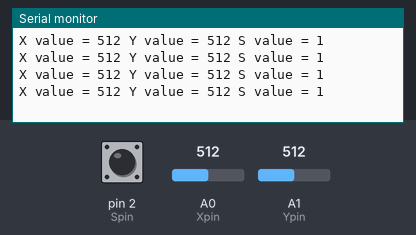
A sketch run on a simulated Arduino Uno, built with avr-gcc and run on an emulated ATmega328P. Parts: the last lines printed to the serial monitor. The inputs (shaded band) are chosen by the test bench; at power-on: A0 (Xpin) = 512, A1 (Ypin) = 512, pin 2 (Spin) HIGH.

Above: at 1.2 s.
1.3 s: A0 (Xpin) set to 716
At 1.94 s:
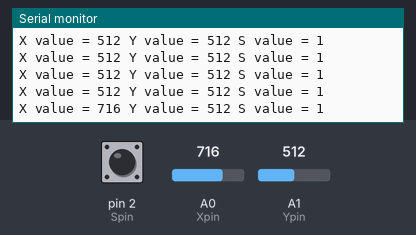
2.8 s: A1 (Ypin) set to 716
At 2.94 s:
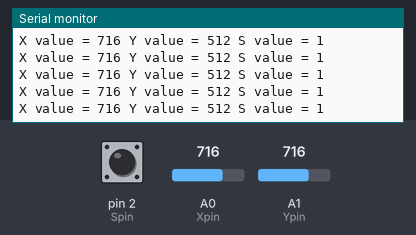
4.3 s: pin 2 (Spin) pulled LOW for 0.3 s
At 4.95 s:
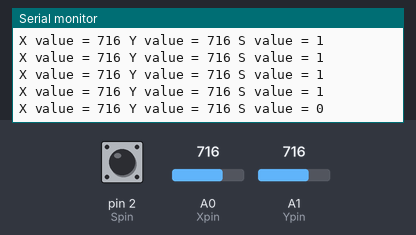
6.1 s: A0 (Xpin) set to 1023
At 6.2 s:
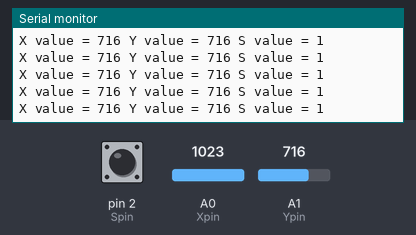
9.1 s: pin 2 (Spin) pulled LOW for 1 s
At 9.71 s:
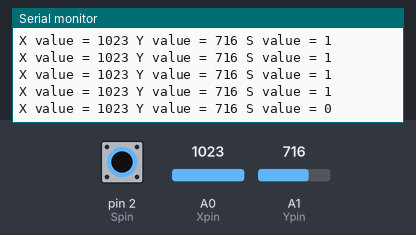
11.6 s: A1 (Ypin) set to 900
At 11.72 s:
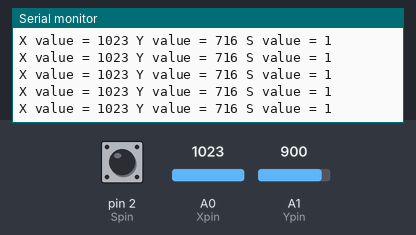
Timing chart, 0 to 14.1 s (numbered marks = the images above; inputs shaded):
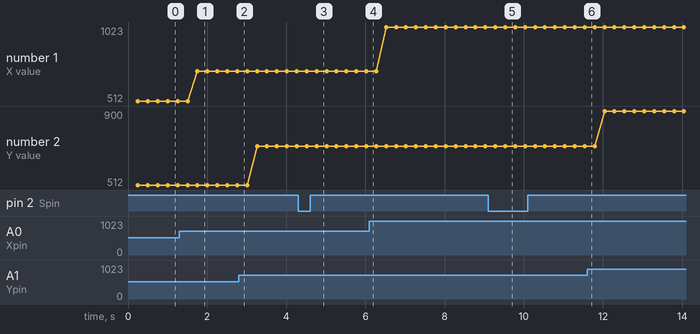

Measured:
- after the input at 1.3 s, the serial monitor: prints a new line after 0.46 s (image 1)
- after the input at 4.3 s, the serial monitor: prints a new line after 0.47 s (image 3)
- after the input at 9.1 s, the serial monitor: prints a new line after 0.43 s (image 5)
- plotted number 1: 512 → 716 after the input at 1.3 s, 716 → 1023 after the input at 6.1 s
- plotted number 2: 716 → 900 after the input at 11.6 s

The sketch:

Joystick_uno.ino
```cpp
int Xpin=A0;
int Ypin=A1;
int Spin=2;
int Xval;
int Yval;
int Sval;
int dt=250;

void setup() {
  // put your setup code here, to run once:
Serial.begin(9600);
pinMode(Xpin, INPUT);
pinMode(Ypin, INPUT);
pinMode(Spin, INPUT);
digitalWrite(Spin, HIGH);
}

void loop() {
  // put your main code here, to run repeatedly:
Xval=analogRead(Xpin);
Yval=analogRead(Ypin);
Sval=digitalRead(Spin);
delay(dt);
Serial.print("X value = ");
Serial.print(Xval);
Serial.print(" Y value = ");
Serial.print(Yval);
Serial.print(" S value = ");
Serial.println(Sval);
}
```
